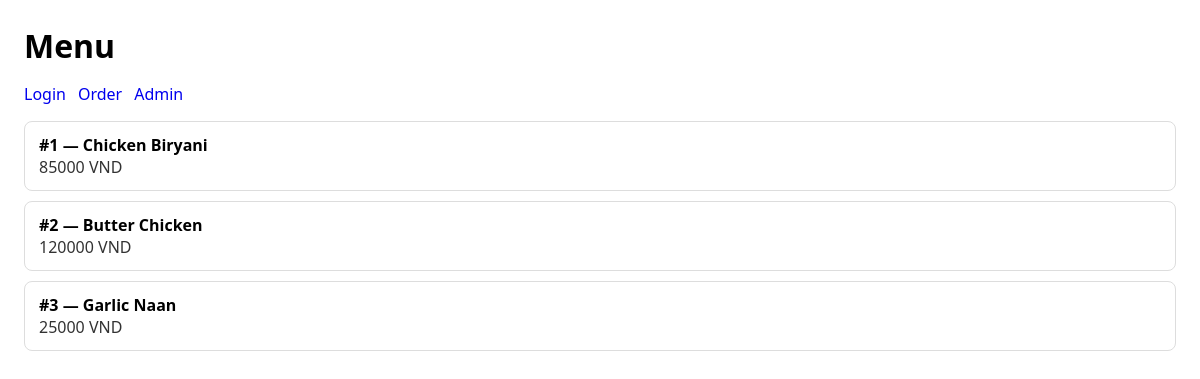
Before: /menu with the older database file.
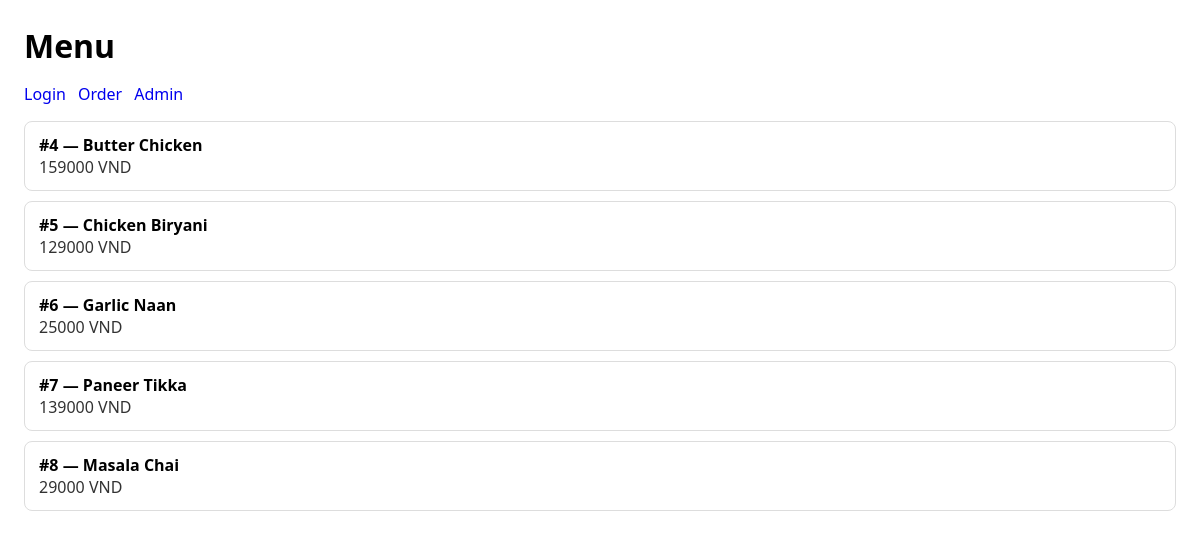
After: the same page with the newer database file.
### tables this page shows
CREATE TABLE menu_items (
  id INTEGER PRIMARY KEY AUTOINCREMENT,
  name TEXT NOT NULL,
  description TEXT,
  price INTEGER NOT NULL,
  is_available INTEGER DEFAULT 1
, restaurant_id INTEGER);

### app.py (the view)
@app.route("/menu")
def menu():
    con = get_db()
    try:
        cur = con.cursor()
        cur.execute("""
            CREATE TABLE IF NOT EXISTS menu_items (
                id INTEGER PRIMARY KEY AUTOINCREMENT,
                name TEXT NOT NULL,
                price INTEGER NOT NULL
            )
        """)
        cur.execute("SELECT id, name, price FROM menu_items ORDER BY id ASC")
        rows = cur.fetchall()
        items = [{"id": r["id"], "name": r["name"], "price": r["price"]} for r in rows]
    finally:
        con.close()
    return render_template("menu.html", items=items)

### app.py (called while the page is built)
def get_db():
    con = sqlite3.connect("app.db")
    con.row_factory = sqlite3.Row
    return con

### templates/menu.html (shortened to what this page needs)
<!doctype html>
<html lang="en">
  <head>
  </head>
  <body>
    <h1>Menu</h1>
    <div class="toolbar">
      <a href="/login">Login</a>
      <a href="/order">Order</a>
      <a href="/admin">Admin</a>
    </div>
    {% if items and items|length > 0 %}
      {% for it in items %}
        <div class="card">
          <div class="name">#{{ it.id }} — {{ it.name }}</div>
          <div class="price">{{ it.price }} VND</div>
        </div>
      {% endfor %}
    {% else %}
      <div class="empty">
        No items yet.<br />
        (Tip: run <code>python db_setup.py</code> once to seed sample items like Butter Chicken, Biryani, etc.)
      </div>
    {% endif %}
  </body>
</html>

### templates/menu.html (style rules this page uses)
body { font-family: system-ui, -apple-system, Segoe UI, Roboto, Arial, sans-serif; margin: 24px; }
h1 { margin: 0 0 16px; }
.toolbar { display: flex; gap: 12px; margin-bottom: 16px; }
.card { border: 1px solid #ddd; border-radius: 8px; padding: 12px 14px; margin-bottom: 10px; }
.name { font-weight: 600; }
.price { opacity: 0.8; }
a { text-decoration: none; }

Changed rows visible on the page:
removed menu_items: id "1", name "Chicken Biryani", price "85000"
removed menu_items: id "2", name "Butter Chicken", price "120000"
removed menu_items: id "3", name "Garlic Naan", price "25000"
added menu_items: id "4", name "Butter Chicken", price "159000"
added menu_items: id "5", name "Chicken Biryani", price "129000"
added menu_items: id "6", name "Garlic Naan", price "25000"
added menu_items: id "7", name "Paneer Tikka", price "139000"
added menu_items: id "8", name "Masala Chai", price "29000"
